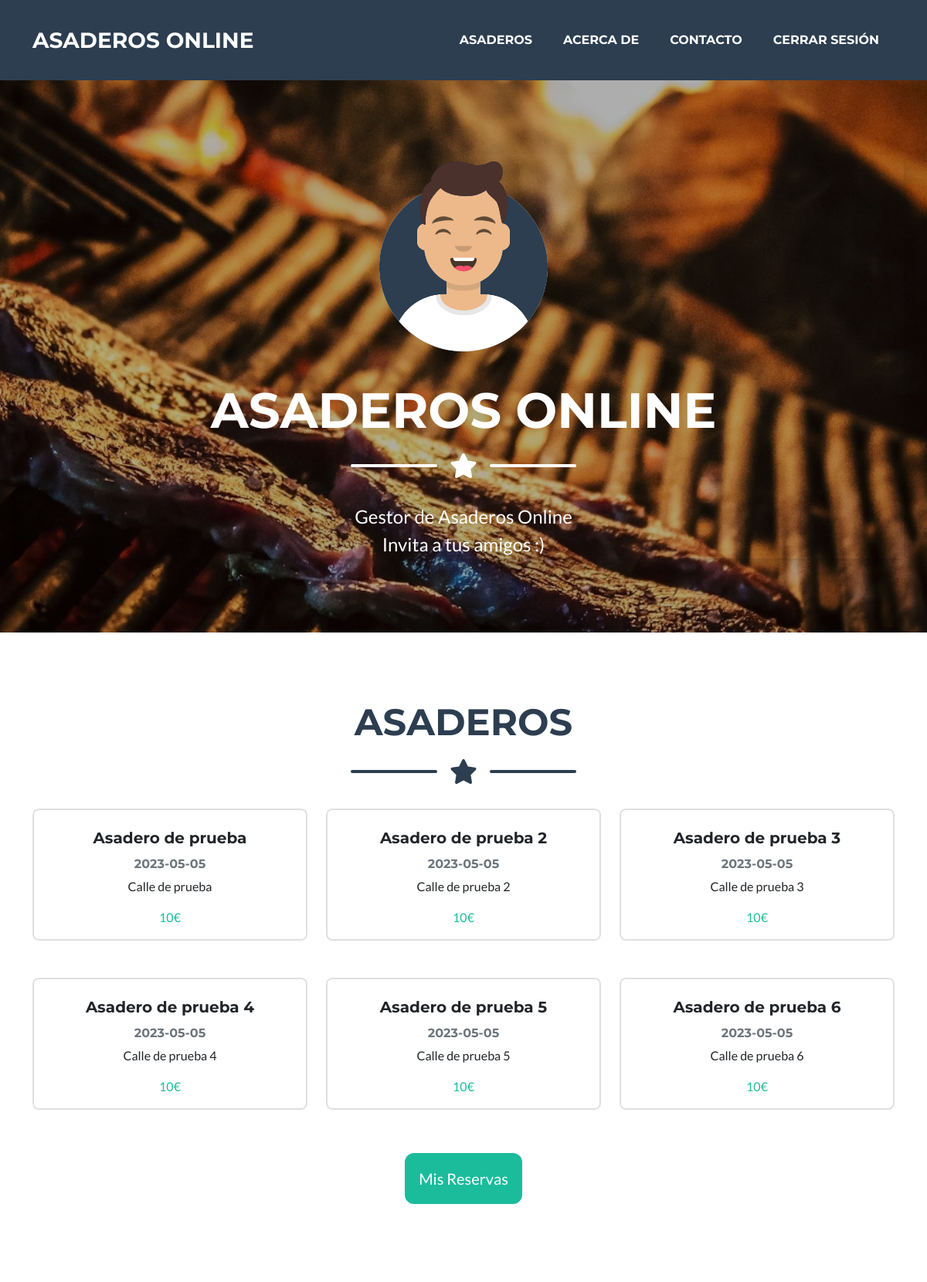
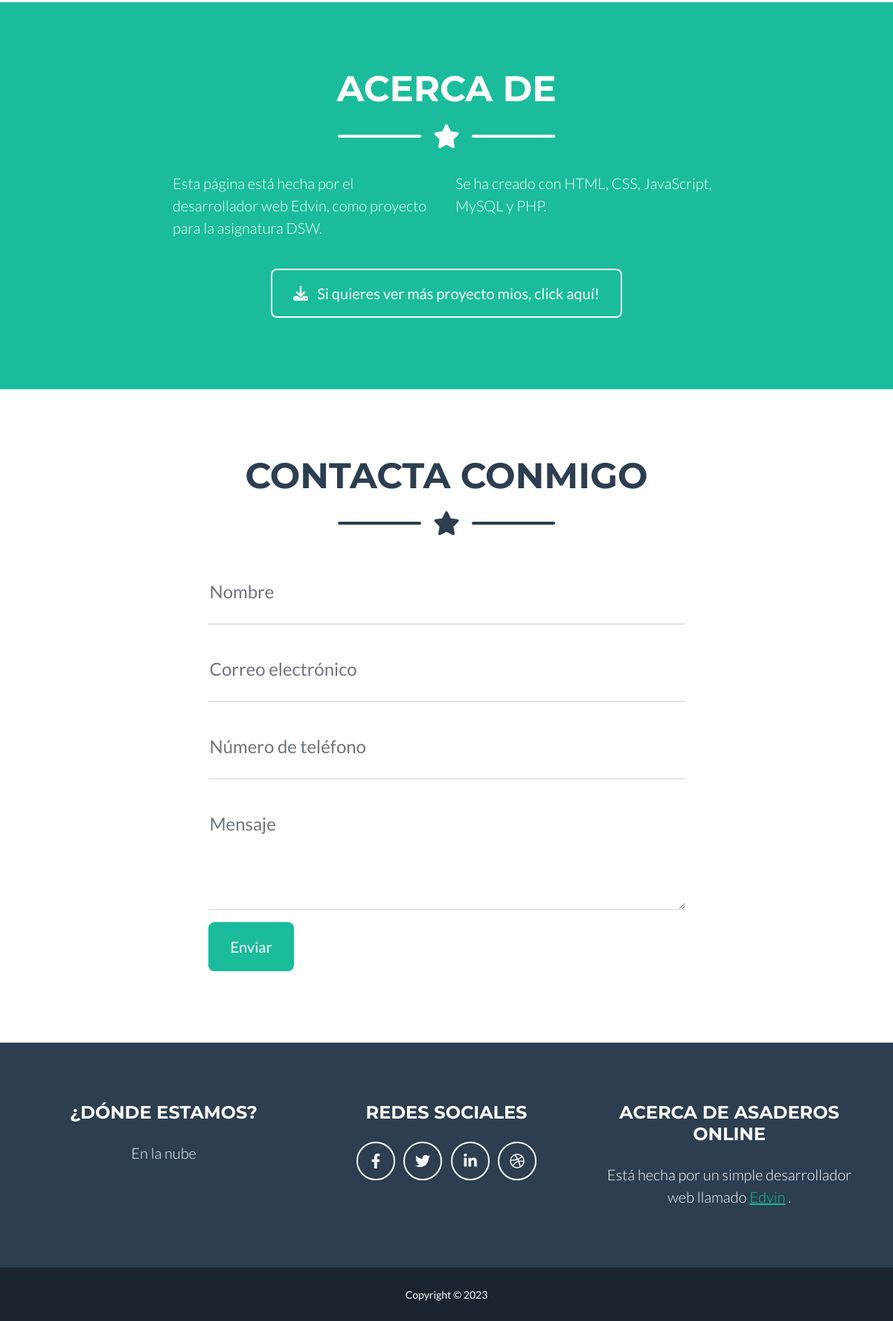
The app's page / (signed in) with its own data (2 pictures, top to bottom).
### tables this page shows
CREATE TABLE IF NOT EXISTS Asaderos (
    id INT NOT NULL AUTO_INCREMENT,
    nombre VARCHAR(50) NOT NULL,
    lugar VARCHAR(100) NOT NULL,
    fecha DATE NOT NULL,
    descripcion VARCHAR(300) NOT NULL,
    precio INT NOT NULL,
    maxpersonas INT NOT NULL,
    creadoen TIMESTAMP DEFAULT CURRENT_TIMESTAMP,
    actualizadoen TIMESTAMP DEFAULT CURRENT_TIMESTAMP ON UPDATE CURRENT_TIMESTAMP,
    PRIMARY KEY (id)
);

### utils/functions.php (called while the page is built, shortened)
<?php
function codificarHTML($html) {
    return htmlspecialchars($html, ENT_QUOTES | ENT_SUBSTITUTE, "UTF-8");
}
?>

### views/verasaderos.php (the view, shortened to what this page needs)
<?php
try {
    $error = false;
    $config = include 'database/config.php';
    $dsn = 'mysql:host=' . $config['db']['host'] . ';dbname=' . $config['db']['name'];
    $conexion = new PDO($dsn, $config['db']['user'], $config['db']['pass'], $config['db']['options']);
    $consultaSQL = "SELECT * FROM asaderos";
    $sentencia = $conexion->prepare($consultaSQL);
    $sentencia->execute();
    $asaderos = $sentencia->fetchAll();
} catch (PDOException $error) {
    $error = $error->getMessage();
}
?>
<?php
if ($asaderos && $sentencia->rowCount() > 0) {
    foreach ($asaderos as $fila) {
?>
    <div class="col-md-6 col-lg-4 mb-5">
        <div class="portfolio-item mx-auto" data-bs-toggle="modal" data-bs-target="#portfolioModal<?php echo codificarHTML($fila["id"]); ?>">
            <div class="card img-fluid">
                <div class="card-body text-center d-flex flex-column justify-content-center">
                    <h5 class="card-title p-2"><?php echo codificarHTML($fila["nombre"]); ?></h5>
                    <h6 class="card-subtitle mb-2 text-muted"><?php echo codificarHTML($fila["fecha"]); ?></h6>
                    <p class="card-text"><?php echo codificarHTML($fila["lugar"]); ?></p>
                    <p class="card-text text-primary"><?php echo codificarHTML($fila["precio"]); ?>€</p>
                </div>
            </div>
        </div>
    </div>
<?php
    }
} else {
?>
    <h4 class="text-center">No hay asaderos disponibles...</h4>
<?php
}
?>

### parts/header.php (shortened to what this page needs)
<!DOCTYPE html>
<html lang="es">
    <head>
        <link href="../src/css/styles.css" rel="stylesheet" />
    </head>
<body id="page-top">

### index.php (shortened to what this page needs)
<?php
include './utils/functions.php';
include "parts/header.php";?>
<nav class="navbar navbar-expand-lg bg-secondary text-uppercase fixed-top" id="mainNav">
    <div class="container">
        <a class="navbar-brand" href="index.php">Asaderos Online</a>
        <div class="collapse navbar-collapse" id="navbarResponsive">
            <ul class="navbar-nav ms-auto">
                <li class="nav-item mx-0 mx-lg-1"><a class="nav-link py-3 px-0 px-lg-3 rounded" href="#asaderos">Asaderos</a></li>
                <li class="nav-item mx-0 mx-lg-1"><a class="nav-link py-3 px-0 px-lg-3 rounded" href="#about">Acerca de</a></li>
                <li class="nav-item mx-0 mx-lg-1"><a class="nav-link py-3 px-0 px-lg-3 rounded" href="#contacto">Contacto</a></li>
                <li class="nav-item mx-0 mx-lg-1"><a class="nav-link py-3 px-0 px-lg-3 rounded" href="index.php?cerrarsession">Cerrar Sesión</a></li>
            </ul>
        </div>
    </div>
</nav>
<header class="masthead text-white text-center">
    <div class="shadow container d-flex align-items-center flex-column">
        <?php
        if (!$_SESSION['usuario']['admin']) {
        ?>
        <img class="masthead-avatar mb-5" src="src/assets/img/avataaars.svg" alt="..." />
        <?php
        } else{
        ?>
        <a href="./views/admin/adminasaderos.php"><img class="masthead-avatar mb-5" src="src/assets/img/avataaars.svg" alt="..." /></a>
        <?php
        }
        ?>
        <h1 class="masthead-heading text-uppercase mb-0">Asaderos Online</h1>
        <div class="divider-custom divider-light">
            <div class="divider-custom-line"></div>
            <div class="divider-custom-icon"><i class="fas fa-star"></i></div>
            <div class="divider-custom-line"></div>
        </div>
        <p class="masthead-subheading font-weight-light mb-0">Gestor de Asaderos Online</p>
        <p class="masthead-subheading font-weight-light mb-0">Invita a tus amigos :)</p>
    </div>
</header>
<section class="page-section portfolio" id="asaderos">
    <div class="container">
        <h2 class="page-section-heading text-center text-uppercase text-secondary mb-0">Asaderos</h2>
        <div class="divider-custom">
            <div class="divider-custom-line"></div>
            <div class="divider-custom-icon"><i class="fas fa-star"></i></div>
            <div class="divider-custom-line"></div>
        </div>
        <div class="row justify-content-center">
            <?php include "./views/verasaderos.php"; ?>
        </div>
        <div class="d-flex justify-content-center">
            <a class="btn btn-primary btn-lg m-2 p-3" href="./views/misreservas.php">Mis Reservas</a>
        </div>
    </div>
</section>
<section class="page-section bg-primary text-white mb-0" id="about">
    <div class="container">
        <h2 class="page-section-heading text-center text-uppercase text-white">Acerca de</h2>
        <div class="divider-custom divider-light">
            <div class="divider-custom-line"></div>
            <div class="divider-custom-icon"><i class="fas fa-star"></i></div>
            <div class="divider-custom-line"></div>
        </div>
        <div class="row">
            <div class="col-lg-4 ms-auto"><p class="lead">Esta página está hecha por el desarrollador web Edvin, como proyecto para la asignatura DSW.</p></div>
            <div class="col-lg-4 me-auto"><p class="lead">Se ha creado con HTML, CSS, JavaScript, MySQL y PHP.</p></div>
        </div>
        <div class="text-center mt-4">
            <a class="btn btn-xl btn-outline-light" href="https://github.com/Edvintrabajo?tab=repositories" target="_blank">
                <i class="fas fa-download me-2"></i>
                Si quieres ver más proyecto mios, click aquí!
            </a>
        </div>
    </div>
</section>
<section class="page-section" id="contacto">
    <div class="container">
        <h2 class="page-section-heading text-center text-uppercase text-secondary mb-0">Contacta Conmigo</h2>
        <div class="divider-custom">
            <div class="divider-custom-line"></div>
            <div class="divider-custom-icon"><i class="fas fa-star"></i></div>
            <div class="divider-custom-line"></div>
        </div>
        <div class="row justify-content-center">
            <div class="col-lg-8 col-xl-7">
                <form method="POST" action="<?= $_SERVER["PHP_SELF"] ?>" id="contactForm">
                    <div class="form-floating mb-3">
                        <input class="form-control" name="contact-name" id="contact-name" type="text" required placeholder="Introduce tu nombre..."/>
                        <label for="contact-name">Nombre</label>
                    </div>
                    <div class="form-floating mb-3">
                        <input class="form-control" name="contact-email" id="contact-email" type="email" required placeholder="nombre@ejemplo.com"/>
                        <label for="contact-email">Correo electrónico</label>
                    </div>
                    <div class="form-floating mb-3">
                        <input class="form-control" name="contact-phone" id="contact-phone" type="tel" required placeholder="666666666"/>
                        <label for="contact-phone">Número de teléfono</label>
                    </div>
                    <div class="form-floating mb-3">
                        <textarea class="form-control" name="contact-message" id="contact-message" type="text" required placeholder="Introduce tu mensaje aquí..." style="height: 10rem"></textarea>
                        <label for="contact-message">Mensaje</label>
                    </div>
                    <button class="btn btn-primary btn-xl" id="submitButton" type="submit" name="contact-submit">Enviar</button>
                </form>
            </div>
        </div>
    </div>
</section>
<?php include "parts/footer.php"; ?>

### parts/footer.php (shortened to what this page needs)
<footer class="footer text-center">
    <div class="container">
        <div class="row">
            <div class="col-lg-4 mb-5 mb-lg-0">
                <h4 class="text-uppercase mb-4">¿Dónde estamos?</h4>
                <p class="lead mb-0">
                    En la nube
                </p>
            </div>
            <div class="col-lg-4 mb-5 mb-lg-0">
                <h4 class="text-uppercase mb-4">Redes Sociales</h4>
                <a class="btn btn-outline-light btn-social mx-1" href="#!"><i class="fab fa-fw fa-facebook-f"></i></a>
                <a class="btn btn-outline-light btn-social mx-1" href="#!"><i class="fab fa-fw fa-twitter"></i></a>
                <a class="btn btn-outline-light btn-social mx-1" href="#!"><i class="fab fa-fw fa-linkedin-in"></i></a>
                <a class="btn btn-outline-light btn-social mx-1" href="#!"><i class="fab fa-fw fa-dribbble"></i></a>
            </div>
            <div class="col-lg-4">
                <h4 class="text-uppercase mb-4">Acerca de Asaderos Online</h4>
                <p class="lead mb-0">
                    Está hecha por un simple desarrollador web llamado
                    <a href="https://github.com/Edvintrabajo" target="_blank">Edvin</a>
                    .
                </p>
            </div>
        </div>
    </div>
</footer>
<div class="copyright py-4 text-center text-white">
    <div class="container"><small>Copyright &copy; 2023</small></div>
</div>
</body>
</html>

### records on screen
asaderos: nombre "Asadero de prueba", fecha "2023-05-05", lugar "Calle de prueba", precio "10"
asaderos: nombre "Asadero de prueba 2", fecha "2023-05-05", lugar "Calle de prueba 2", precio "10"
asaderos: nombre "Asadero de prueba 3", fecha "2023-05-05", lugar "Calle de prueba 3", precio "10"
asaderos: nombre "Asadero de prueba 4", fecha "2023-05-05", lugar "Calle de prueba 4", precio "10"
asaderos: nombre "Asadero de prueba 5", fecha "2023-05-05", lugar "Calle de prueba 5", precio "10"
asaderos: nombre "Asadero de prueba 6", fecha "2023-05-05", lugar "Calle de prueba 6", precio "10"
